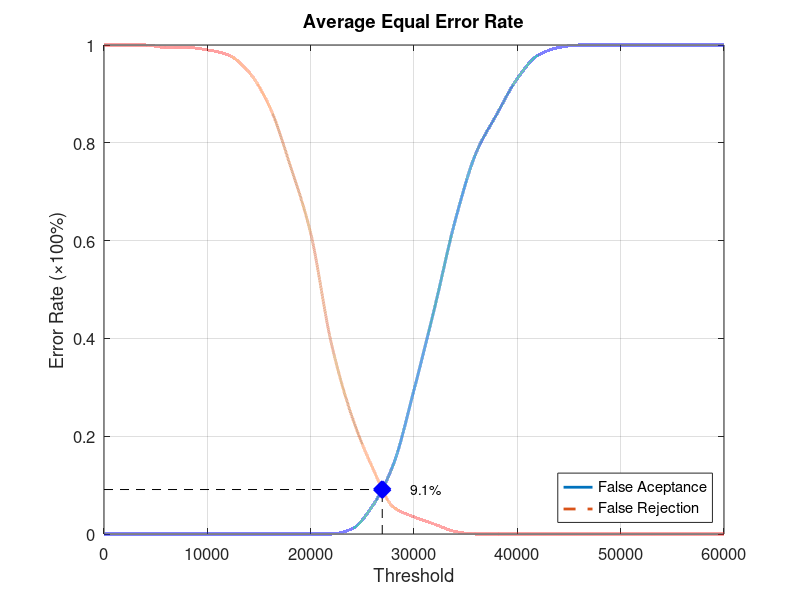
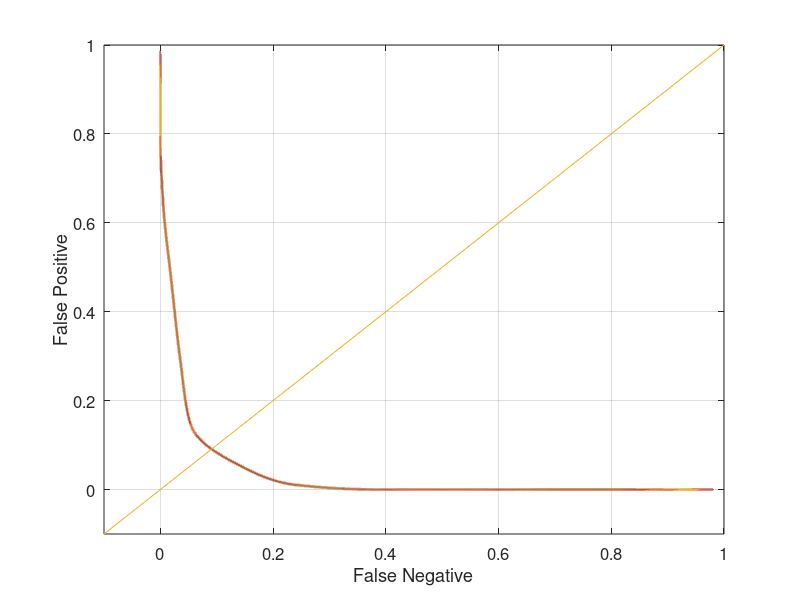

Source code (MATLAB) for these figures, in order:
function yEER = Database5_1
close all;
clear;
clc;
x = 0:2000:60000;
xq = 0:0.5:60000;

y0 = [0 0 0 0 0 0 0 0 0 0 0 0 0.0105263 0.0578947 0.142105 0.294737 0.463158 0.642105 0.778947 0.857895 0.931579 0.978947 0.994737 1 1 1 1 1 1 1 1];
yy0 = interp1(x, y0, xq, 'pchip');
y1 = [1 1 1 0.995 0.995 0.99 0.98 0.945 0.875 0.755 0.615 0.39 0.24 0.135 0.055 0.035 0.02 0.005 0 0 0 0 0 0 0 0 0 0 0 0 0];
yy1 = interp1(x, y1, xq, 'pchip');

% Calculating EER: 
y2 = abs(y0 - y1);
find(y2 == min(y2))
yy2 = abs(yy0 - yy1);
xEER = find(yy2 == min(yy2));
xEERIndex = xq(xEER) % X-axis EER
yEER = yy0(xEER) % Y-axis EER

main = figure
plot(xq, yy0,'-','LineWidth', 2);	hold on
plot(xq, yy1,'--','LineWidth', 2);	hold on
plot([xEERIndex xEERIndex], [0 yEER], 'k--');	hold on
plot([0 xEERIndex], [yEER yEER], 'k--');	hold on
plot(xEERIndex, yEER, 'bx', 'LineWidth', 10);	hold on
text(xEERIndex + 10 * xEERIndex / 100, yEER, [num2str(round((10000 * yEER)) / 100) '%'])
legend('False Aceptance', 'False Rejection', 'Location', 'SouthEast')
xlabel('Threshold')
ylabel('Error Rate (\times100%)')
title('Average Equal Error Rate')
set(gca, 'FontSize', 12)
axis([0 60000 0 1])
grid on

print(main, 'Database5_1Main', '-dpng');
FNRxFPR = figure('Color', [1 1 1]);
plot(yy1, yy0, '-', yy1, yy0, 'LineWidth', 2);
hold on
y = -0.1:0.1:1
plot(y, y); 
set(gca, 'FontSize', 12)
xlabel('False Negative')
ylabel('False Positive')
axis([-0.1 1 -0.1 1])
set(gca, 'FontSize', 12)
grid on

print(FNRxFPR, 'Database5_1FNRxFPR','-dpng');
end
